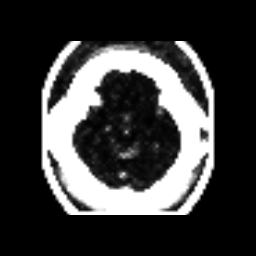

Here is the Python script that generated this plot:
#!/usr/bin/env python

# Compute local variance over a 3x3x1 neighborhood in volumetric medical data.

# Factory overrides
import vtkmodules.vtkInteractionStyle  # noqa: F401
import vtkmodules.vtkRenderingFreeType  # noqa: F401
import vtkmodules.vtkRenderingOpenGL2  # noqa: F401

import os

from vtkmodules.vtkIOImage import vtkImageReader
from vtkmodules.vtkImagingGeneral import vtkImageVariance3D
from vtkmodules.vtkRenderingCore import (
    vtkImageActor,
    vtkRenderWindow,
    vtkRenderWindowInteractor,
    vtkRenderer,
)

# Image pipeline
reader = vtkImageReader()
reader.ReleaseDataFlagOff()
reader.SetDataByteOrderToLittleEndian()
reader.SetDataExtent(0, 63, 0, 63, 1, 93)
reader.SetDataSpacing(3.2, 3.2, 1.5)
data_dir = os.environ.get("VPE_DATA_DIR", os.path.dirname(os.path.abspath(__file__)))

reader.SetFilePrefix(os.path.join(data_dir, "headsq", "quarter"))
reader.SetDataMask(0x7fff)

# Variance filter
variance = vtkImageVariance3D()
variance.SetInputConnection(reader.GetOutputPort())
variance.SetKernelSize(3, 3, 1)
variance.Update()

# Display with vtkImageActor
image_actor = vtkImageActor()
image_actor.GetMapper().SetInputConnection(variance.GetOutputPort())

# Renderer
renderer = vtkRenderer()
renderer.AddActor(image_actor)

# Window
render_window = vtkRenderWindow()
render_window.AddRenderer(renderer)
render_window.SetSize(256, 256)
render_window.SetWindowName("variance3d")

# Scene
renderer.ResetCamera()

# Interactor
interactor = vtkRenderWindowInteractor()
interactor.SetRenderWindow(render_window)

interactor.Initialize()
interactor.Start()
